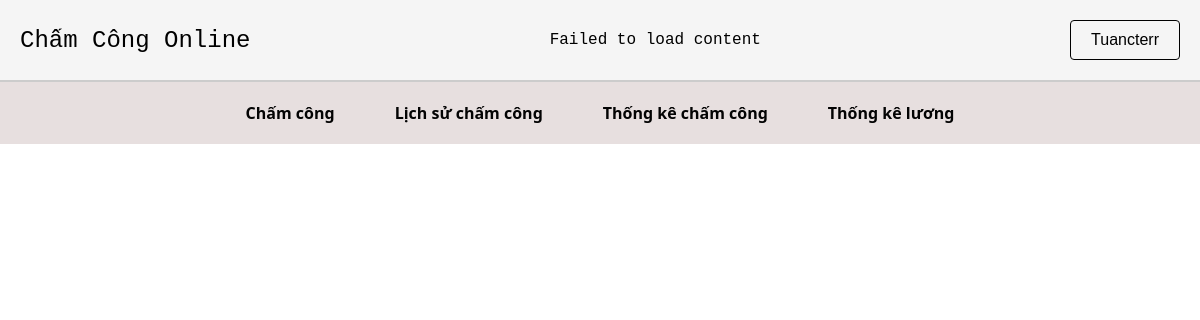
The page /user (signed in) on the database as committed earlier.
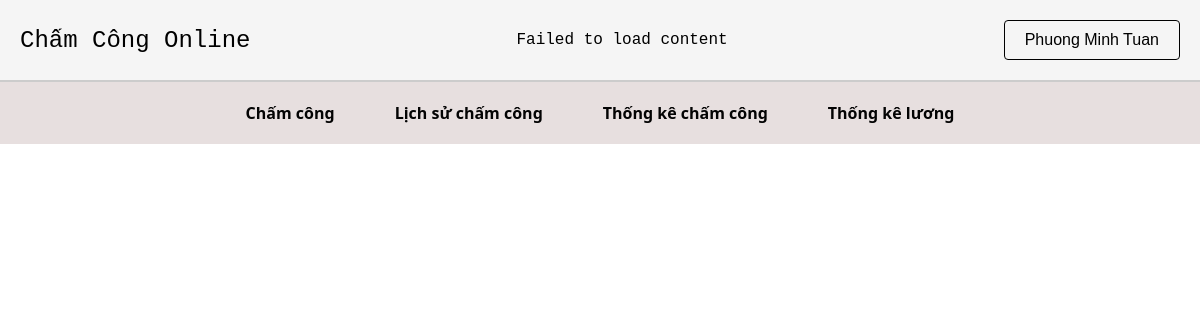
The same page on the database as committed later.
### tables this page shows
CREATE TABLE users (
                id_employee INTEGER PRIMARY KEY AUTOINCREMENT,
                id_account INTEGER NOT NULL,
                name TEXT NOT NULL,
                dateOfBirth TEXT NOT NULL,
                address TEXT NOT NULL,
                phone_number TEXT NOT NULL,
                email TEXT NOT NULL,
                position TEXT NOT NULL,
                salary REAL NOT NULL,
                FOREIGN KEY (id_account) REFERENCES accounts (id_account)
            );

### app.py (the view)
@app.route("/user")
def user():
    user_id = session.get('user_id')
    if not user_id:
        return redirect(url_for('login'))
    conn = get_db_connection()
    user_info = conn.execute('SELECT * FROM users WHERE id_account = ?', (user_id,)).fetchone()
    account_info = conn.execute('SELECT * FROM accounts WHERE id_account = ?', (user_id,)).fetchone()
    conn.close()
    return render_template("user.html", user_info=user_info, account_info=account_info)

### config.py (called while the page is built)
def get_db_connection():
    conn = sqlite3.connect('database.db')
    conn.row_factory = sqlite3.Row
    return conn

### templates/user.html (shortened to what this page needs)
<!DOCTYPE html>
<html lang="en">
<head>
</head>
<body>
    <div class="header">
        <div class="title"><a href="/" style="color: #000000; text-decoration: none;">Chấm Công Online</a>
        </div>
        {% include 'api_content.html' %}
        <div class="buttons">
            <div class="dropdown">
                <button class="dropbtn">
                    {% if user_info %}
                        {{ user_info.name }}
                    {% else %}
                        {{ account_info.username }}
                    {% endif %}
                </button>
            </div>
        </div>
    </div>
    <div class="nav-bar">
        <a href="">Chấm công</a>
        <a href="">Lịch sử chấm công</a>
        <a href="">Thống kê chấm công</a>
        <a href="">Thống kê lương</a>
    </div>
</body>
</html>

### templates/api_content.html (shortened to what this page needs)
<div class="api-content" id="api-content">Loading...</div>

### templates/user.html (style rules this page uses)
body { font-family: Arial, sans-serif; margin: 0; padding: 0; }
.header { display: flex; justify-content: space-between; align-items: center; background-color: #f5f5f5; padding: 20px 20px; color: black; font-family: 'Tahoma', Courier, monospace; border-bottom: 2px solid #ccc; }
.header .title { font-size: 24px; }
.nav-bar { display: flex; justify-content: center; background-color: #e7dfdf; padding: 10px 0; font-family: 'Segoe UI', Tahoma, Geneva, Verdana, sans-serif; }
.nav-bar a { color: rgb(3, 3, 3); text-decoration: none; margin: 0 20px; padding: 10px; font-weight: bold; }
.dropdown { position: relative; display: inline-block; margin-left: 10px; }
.dropdown .dropbtn { background-color: #f5f5f5; color: black; padding: 10px 20px; font-size: 16px; border: none; cursor: pointer; border: #000000 solid 1px; border-radius: 4px; font-family: 'Gill Sans', 'Gill Sans MT', Calibri, 'Trebuchet MS', sans-serif; }

Rows that differ between the two databases and show on the page:
changed users: name "Tuancterr" → "Phuong Minh Tuan"
